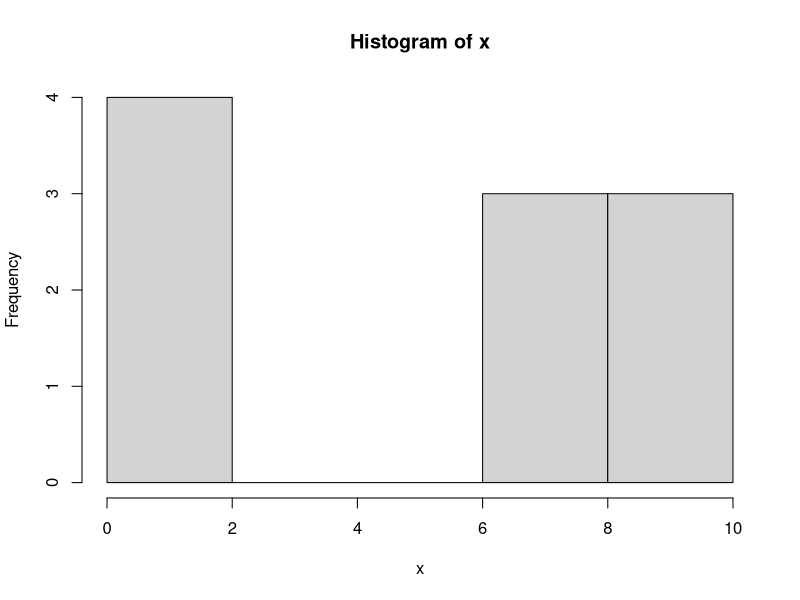
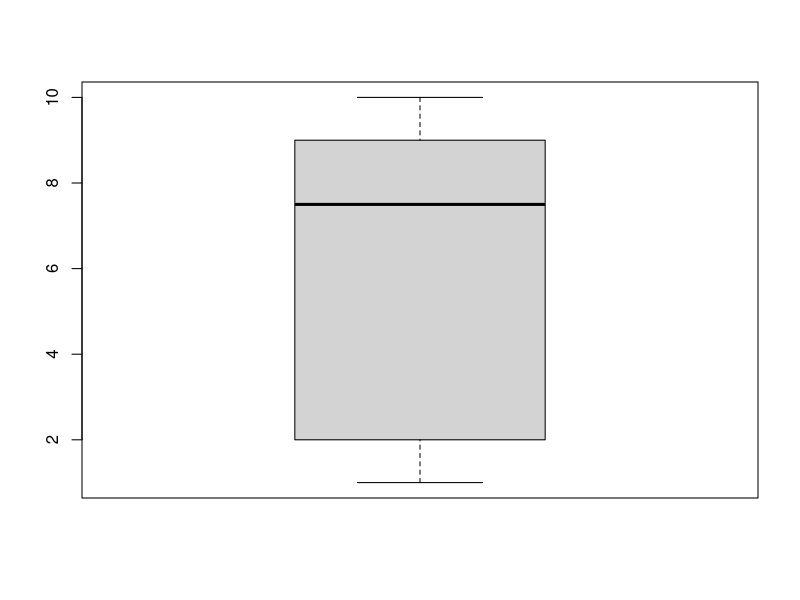

Write the R code that produced these figures, in order.
## ---- chunk 1
x <- c(8,2,7,1,2,9,8,2,10,9)

#Exploratory Data Analysis
hist(x)
boxplot(x)
## ---- chunk 2
sum(x)/length(x)

#?mean
#Function in base R
mean(x)
## ---- chunk 3
sort(x)

#?median
median(x)
## ---- chunk 4
#There is no function in base R to find mode of set of numbers
x <- c(8,2,7,1,2,9,8,2,10,9)

#Function to find Mode
x
#?table
y <- table(x)
y
names(y)[which(y==max(y))]

#or in single line
names(table(x))[table(x)==max(table(x))]

#Testing if there are two or more numbers with same frequncy
x <- c(8,2,7,1,2,9,8,2,10,9,8)
sort(x)
#Mode
names(table(x))[table(x)==max(table(x))]
## ---- chunk 5
head(mtcars)
x <- mtcars$wt
## ---- chunk 6
mean(x)
## ---- chunk 7
median(x)
## ---- chunk 8

y <- table(x)
y
names(y)[which(y==max(y))]

#or
names(table(x))[table(x)==max(table(x))]
## ---- chunk 9
#Summary Statistics
dim(airquality)
names(airquality)
str(airquality)
head(airquality)

#Column names with missing Values
names(airquality)[colSums(is.na(airquality)) > 0]

airquality$Ozone
airquality$Solar.R

x <- airquality$Solar.R
table(is.na(x))
x
## ---- chunk 10
mean(x)
?mean
mean(x, na.rm = TRUE)
## ---- chunk 11
median(x)

median(x, na.rm = TRUE)
## ---- chunk 12
sort(table(x))
names(table(x))[table(x)==max(table(x))]     #x<- airquality$Solar.R

# sort(table(x))
# sort(table(x, useNA = "always"))
## ---- chunk 13
summary(mtcars)
summary(airquality)
## ---- chunk 14
#install.packages("psych")
library(psych)
describe(mtcars)
describe(airquality)
